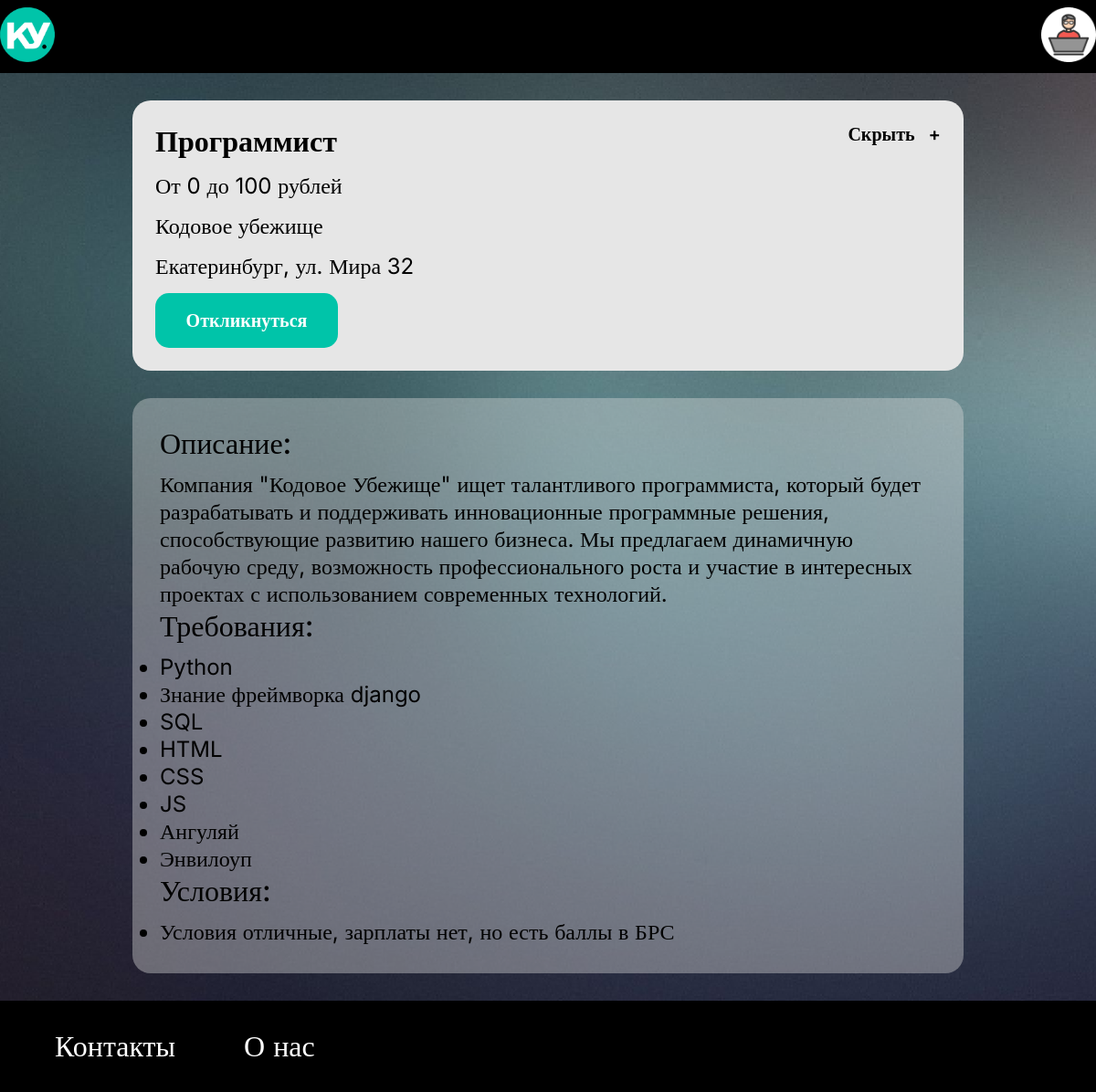
/vacancy_detail/1/, run on the app's committed database.
### DB_client/models.py (models this page shows)
class Job(models.Model):
    employer_id = models.ForeignKey(User, on_delete=models.CASCADE)
    name = models.CharField(max_length=100)
    company_name = models.CharField(max_length=100)
    description = models.TextField()
    requirements = models.JSONField()
    conditions = models.TextField()
    salary_from = models.DecimalField(max_digits=8, decimal_places=0, null=True)
    salary_to = models.DecimalField(max_digits=8, decimal_places=0, null=True)
    location = models.CharField(max_length=100)
    job_type = models.CharField(
        max_length=10,
        choices=[
            ('Full_Time', 'Полная занятость'),
            ('Part_Time', 'Частичная занятость'),
            ('Remote', 'Удалённая работа')
        ]
    )
    experience_level = models.CharField(
        max_length=20,
        choices=[
            ('no_expirience', 'Без опыта'),
            ('1_between_3', 'От 1 года до 3 лет'),
            ('3_between_6', 'От 3 до 6 лет'),
            ('more_than_6', 'От 3 до 6 лет'),
        ]
    )
    created_at = models.DateTimeField(auto_now_add=True)
    updated_at = models.DateTimeField(auto_now=True)

### DB_client/views.py (the view)
# urls.py: path("vacancy_detail/<int:vac_id>/", vacancy_detail, name="vacancy_detail"),
def vacancy_detail(request, vac_id):
    vacancy = model_to_dict(Job.objects.get(id=vac_id))
    get_salary_info(vacancy)
    vacancy['requirements'] = vacancy['requirements'].split(', ')
    print(vacancy)
    return render(request, 'new_templates/vacancy_info.html', {'vacancy': vacancy})

### DB_client/views.py (called while the page is built)
def get_salary_info(vac):
    if vac['salary_from'] is not None and vac['salary_to'] is not None:
        vac['salary_info'] = f'От {vac["salary_from"]} до {vac["salary_to"]} рублей'
    elif vac['salary_from'] is None and vac['salary_to'] is not None:
        vac['salary_info'] = f'До {vac["salary_to"]} рублей'
    elif vac['salary_from'] is not None and vac.salary_to is None:
        vac['salary_info'] = f'От {vac["salary_from"]} рублей'
    else:
        vac['salary_info'] = 'Зарплата не указана'

### DB_client/templates/new_templates/vacancy_info.html (shortened to what this page needs)
<!DOCTYPE html>
<html lang="en">
<head>
    <link rel="stylesheet" href="../../static/css/new_css/vacancy_info.css">
</head>
<body>
    <header class="vacancy-info-header">
        <nav class="vacancy-info-nav">
            <a class="logo" href="{% url 'start_page' %}">
                <img src="../../static/img/logo_start.png" width="60" height="60" alt="Логотип КодовоеУбежище">
            </a>
            <a class="personal-cabinet-logo" href="#">
                <img src="../../static/img/personal_cabinet_logo.png" width="60" height="60" alt="Логотип персонального кабинета">
            </a>
        </nav>
    </header>
    <main class="vacancy-info-main">
        <div class="vacancy">
            <div class="vacancy-info">
                <p class="vacancy-info-head">{{ vacancy.name }}</p>
                <p class="vacancy-info-salary">{{ vacancy.salary_info }}</p>
                <p class="vacancy-info-company">{{ vacancy.company_name }}</p>
                <p class="vacancy-info-workplace">{{ vacancy.location }}</p>
                <button type="button" class="vacancy-apply-button">Откликнуться</button>
            </div>
            <div class="vacancy-buttons">
                <button type="button" class="hide-vacancy-button">Скрыть</button>
                <button type="button" class="add-vacancy-button">+</button>
            </div>
        </div>
        <div class="vacancy-block">
            <div class="vacancy-about">
                <p class="vacancy-about-header">Описание:</p>
                <p class="vacancy-about-item">{{ vacancy.description }}</p>
            </div>
            <div class="vacancy-about">
                <p class="vacancy-about-header">Требования:</p>
                <ul class="vacancy-about-items">
                    {% for skill in vacancy.requirements %}
                    <li class="vacancy-about-item">
                        {{ skill }}
                    </li>
                    {% endfor %}
                </ul>
            </div>
            <div class="vacancy-about">
                <p class="vacancy-about-header">Условия:</p>
                <ul class="vacancy-about-items">
                    <li class="vacancy-about-item">
                        {{ vacancy.conditions }}
                    </li>
                </ul>
            </div>
        </div>
    </main>
    <footer class="vacancy-info-footer">
        <nav class="vacancy-info-footer-nav">
            <ul class="footer-site-navigation">
                <li class="footer-site-navigation-item">
                    <a href="">Контакты</a>
                </li>
                <li class="footer-site-navigation-item">
                    <a href="">О нас</a>
                </li>
            </ul>
        </nav>
    </footer>
</body>
</html>

### DB_client/static/css/new_css/vacancy_info.css (style rules this page uses)
body { margin: 0; padding: 0; }
.vacancy-info-header { margin: 0; padding: 0; background-color: black; }
.vacancy-info-nav { display: flex; height: 80px; justify-content: space-between; align-items: center; }
.vacancy-info-main { margin: 0; padding: 30px 0; background: url(../../img/page.png); background-size: auto; display: flex; flex-direction: column; align-items: center; gap: 30px; }
.vacancy { padding: 25px; width: 860px; background-color: #e6e6e6; display: flex; justify-content: space-between; border-radius: 20px; }
.vacancy-info { display: flex; flex-direction: column; gap: 15px; }
.vacancy-info-head { margin: 0; padding: 0; color: black; font-family: Inter; font-size: 32px; font-weight: 600; }
.vacancy-info-salary { margin: 0; padding: 0; font-family: Inter; color: black; font-size: 24px; font-weight: 400; }
.vacancy-info-company { margin: 0; padding: 0; color: black; font-family: Inter; font-size: 24px; font-weight: 500; }
.vacancy-info-workplace { margin: 0; padding: 0; color: black; font-family: Inter; font-size: 24px; font-weight: 400; }
.vacancy-apply-button { margin: 0; padding: 0; color: white; border: none; border-radius: 15px; background: #00c4a9; width: 200px; height: 60px; font-family: Inter; font-size: 20px; font-weight: 600; }
.vacancy-buttons { display: flex; flex-direction: row; align-items: flex-start; gap: 15px; }
.vacancy-buttons button { margin: 0; padding: 0; color: black; border: none; background: none; font-family: Inter; font-size: 20px; font-weight: 600; }
.vacancy-block { background-color: rgba(217, 217, 217, 0.4); border-radius: 20px; padding: 30px; }
.vacancy-about { display: flex; flex-direction: column; gap: 10px; width: 850px; }
.vacancy-about-header { margin: 0; padding: 0; font-family: Inter; font-size: 32px; font-weight: 500; line-height: 40px; color: black; }
.vacancy-about-items { margin: 0; padding: 0; }
.vacancy-about-item { margin: 0; padding: 0; font-family: Inter; font-size: 24px; font-weight: 400; line-height: 30px; color: black; }
.vacancy-info-footer { margin: 0; padding: 0; background-color: black; height: 100px; display: flex; justify-content: flex-start; width: 100%; }
.vacancy-info-footer-nav { display: flex; flex-direction: row; margin: 0; gap: 50px; }
.footer-site-navigation { padding: 0; padding-left: 60px; margin: 0; display: flex; flex-direction: row; align-items: center; list-style: none; gap: 75px; }
.footer-site-navigation-item a { text-decoration: none; color: white; font-family: Inter; font-size: 32px; font-weight: 400; line-height: 38.73px; text-align: left; }

### data on the page
Job: name "Программист", company_name "Кодовое убежище", location "Екатеринбург, ул. Мира 32", description "Компания \"Кодовое Убежище\" ищет талантливого программиста, который будет разрабатывать и поддерживать инновационные программные решения, способствующие развитию нашего бизнеса. Мы предлагаем динамичную рабочую среду, возможность профессионального роста и участие в интересных проектах с использованием современных технологий.", conditions "Условия отличные, зарплаты нет, но есть баллы в БРС"

### other printed values
{{ vacancy.salary_info }} "От 0 до 100 рублей"
{{ skill }} "Python" "Знание фреймворка django" "SQL" "HTML" "CSS" "JS" "Ангуляй" "Энвилоуп"
